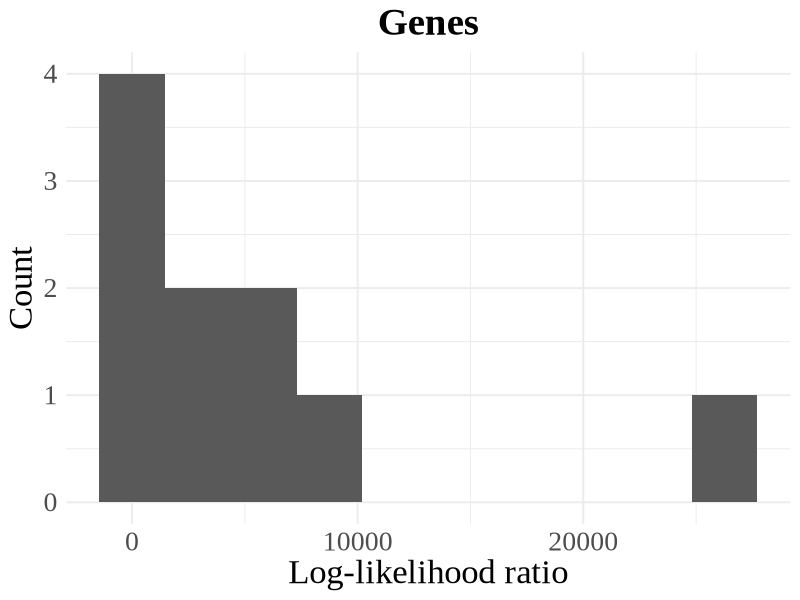
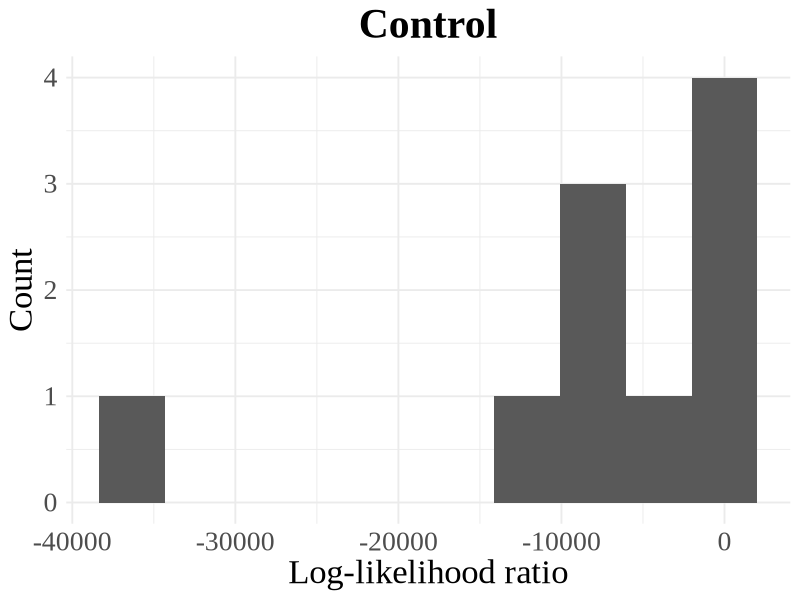
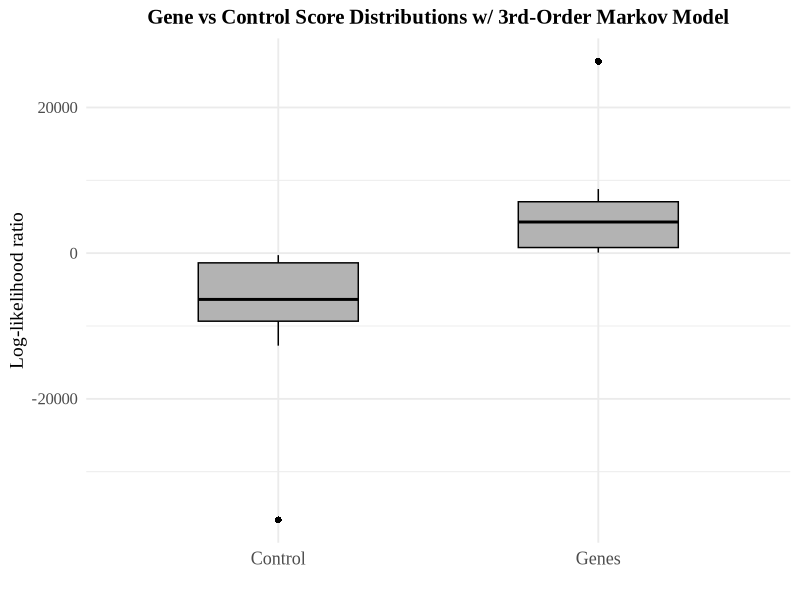

These figures' R source, in order:
## ---- chunk 1
knitr::opts_chunk$set(echo = TRUE)
## ---- chunk 2
library(tidyverse)

scores<-read.csv("scores.csv")

pos <- scores %>%
  filter(label == "pos") %>%
  select(gene_name, score)

neg <- scores %>%
  filter(label == "neg") %>%
  select(gene_name, score)

pos_ks <- ks.test(pos$score, pnorm, mean(pos$score), sd(pos$score))
neg_ks <- ks.test(neg$score, pnorm, mean(neg$score), sd(neg$score))

pos_hist <- ggplot(pos, aes(x = score)) +
  geom_histogram(bins = 10) +
  theme_minimal(base_size = 14) +
  labs(
    title = "Genes",
    x = "Log-likelihood ratio",
    y = "Count"
  ) +
  theme(
    text = element_text(family = "Times New Roman"),
    plot.title = element_text(size = 28, face = "bold", hjust = 0.5),
    axis.title.x = element_text(size = 25),
    axis.title.y = element_text(size = 25),
    axis.text = element_text(size = 20)
  )

neg_hist <- ggplot(neg, aes(x = score)) +
  geom_histogram(bins = 10) +
  theme_minimal(base_size = 14) +
  labs(
    title = "Control",
    x = "Log-likelihood ratio",
    y = "Count"
  ) +
  theme(
    text = element_text(family = "Times New Roman"),
    plot.title = element_text(size = 30, face = "bold", hjust = 0.5),
    axis.title.x = element_text(size = 25),
    axis.title.y = element_text(size = 25),
    axis.text = element_text(size = 20)
  )


t_test <- t.test(score ~ label, data = scores, var.equal = FALSE)

box <- ggplot(scores, aes(x = label, y = score)) +
  geom_boxplot(
    width = 0.5,
    fill = "grey70",
    color = "black",
    outlier.shape = 16,
    outlier.size = 2
  ) +
  theme_minimal(base_size = 14) +
  labs(
    title = "Gene vs Control Score Distributions w/ 3rd-Order Markov Model",
    x = "",
    y = "Log-likelihood ratio"
  ) +
  scale_x_discrete(labels = c(pos = "Genes", neg = "Control")) +
  theme(
    legend.position = "none",
    text = element_text(family = "Times New Roman"),
    plot.title = element_text(face = "bold", hjust = 0.5, size = 15),
    axis.text.x = element_text(size = 13),
    axis.text.y = element_text(size = 12),
    axis.title.y = element_text(size = 14)
  )

## ---- chunk 3
pos_ks
neg_ks
## ---- chunk 4
pos_hist
## ---- chunk 5
neg_hist
## ---- chunk 6
t_test
box
## ---- chunk 7
#pos_ks
#neg_ks
#pos_hist
#neg_hist

#t_test
#box
